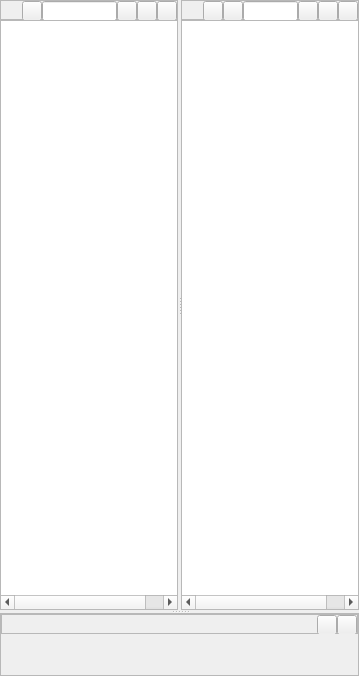
<?xml version="1.0" encoding="UTF-8"?>
<ui version="4.0">
 <class>WorldEditor</class>
 <widget class="QWidget" name="WorldEditor">
  <property name="geometry">
   <rect>
    <x>0</x>
    <y>0</y>
    <width>359</width>
    <height>676</height>
   </rect>
  </property>
  <property name="windowTitle">
   <string>World</string>
  </property>
  <layout class="QVBoxLayout" name="verticalLayout_3">
   <property name="spacing">
    <number>0</number>
   </property>
   <property name="leftMargin">
    <number>0</number>
   </property>
   <property name="topMargin">
    <number>0</number>
   </property>
   <property name="rightMargin">
    <number>0</number>
   </property>
   <property name="bottomMargin">
    <number>0</number>
   </property>
   <item>
    <widget class="QSplitter" name="splitter_2">
     <property name="orientation">
      <enum>Qt::Vertical</enum>
     </property>
     <property name="handleWidth">
      <number>3</number>
     </property>
     <widget class="QSplitter" name="splitter">
      <property name="orientation">
       <enum>Qt::Horizontal</enum>
      </property>
      <property name="handleWidth">
       <number>3</number>
      </property>
      <widget class="QWidget" name="layoutWidget_2">
       <layout class="QVBoxLayout" name="verticalLayout_2">
        <property name="spacing">
         <number>0</number>
        </property>
        <item>
         <widget class="QFrame" name="frame">
          <property name="sizePolicy">
           <sizepolicy hsizetype="Preferred" vsizetype="Fixed">
            <horstretch>0</horstretch>
            <verstretch>0</verstretch>
           </sizepolicy>
          </property>
          <property name="minimumSize">
           <size>
            <width>0</width>
            <height>20</height>
           </size>
          </property>
          <property name="maximumSize">
           <size>
            <width>16777215</width>
            <height>20</height>
           </size>
          </property>
          <property name="frameShape">
           <enum>QFrame::StyledPanel</enum>
          </property>
          <property name="frameShadow">
           <enum>QFrame::Raised</enum>
          </property>
          <layout class="QHBoxLayout" name="horizontalLayout">
           <property name="spacing">
            <number>0</number>
           </property>
           <property name="leftMargin">
            <number>0</number>
           </property>
           <property name="topMargin">
            <number>0</number>
           </property>
           <property name="rightMargin">
            <number>0</number>
           </property>
           <property name="bottomMargin">
            <number>0</number>
           </property>
           <item>
            <widget class="QLabel" name="render_icon">
             <property name="sizePolicy">
              <sizepolicy hsizetype="Fixed" vsizetype="Fixed">
               <horstretch>0</horstretch>
               <verstretch>0</verstretch>
              </sizepolicy>
             </property>
             <property name="minimumSize">
              <size>
               <width>16</width>
               <height>16</height>
              </size>
             </property>
             <property name="maximumSize">
              <size>
               <width>16</width>
               <height>16</height>
              </size>
             </property>
             <property name="text">
              <string/>
             </property>
             <property name="scaledContents">
              <bool>true</bool>
             </property>
            </widget>
           </item>
           <item>
            <spacer name="horizontalSpacer_3">
             <property name="orientation">
              <enum>Qt::Horizontal</enum>
             </property>
             <property name="sizeType">
              <enum>QSizePolicy::Fixed</enum>
             </property>
             <property name="sizeHint" stdset="0">
              <size>
               <width>5</width>
               <height>20</height>
              </size>
             </property>
            </spacer>
           </item>
           <item>
            <widget class="QToolButton" name="render_add">
             <property name="minimumSize">
              <size>
               <width>20</width>
               <height>20</height>
              </size>
             </property>
             <property name="maximumSize">
              <size>
               <width>20</width>
               <height>20</height>
              </size>
             </property>
             <property name="text">
              <string/>
             </property>
            </widget>
           </item>
           <item>
            <widget class="QLineEdit" name="render_search">
             <property name="minimumSize">
              <size>
               <width>0</width>
               <height>20</height>
              </size>
             </property>
             <property name="maximumSize">
              <size>
               <width>16777215</width>
               <height>20</height>
              </size>
             </property>
             <property name="clearButtonEnabled">
              <bool>true</bool>
             </property>
            </widget>
           </item>
           <item>
            <widget class="QToolButton" name="render_type">
             <property name="minimumSize">
              <size>
               <width>20</width>
               <height>20</height>
              </size>
             </property>
             <property name="maximumSize">
              <size>
               <width>20</width>
               <height>20</height>
              </size>
             </property>
             <property name="text">
              <string/>
             </property>
            </widget>
           </item>
           <item>
            <widget class="QToolButton" name="render_expand">
             <property name="minimumSize">
              <size>
               <width>20</width>
               <height>20</height>
              </size>
             </property>
             <property name="maximumSize">
              <size>
               <width>20</width>
               <height>20</height>
              </size>
             </property>
             <property name="text">
              <string/>
             </property>
            </widget>
           </item>
           <item>
            <widget class="QToolButton" name="render_collapse">
             <property name="minimumSize">
              <size>
               <width>20</width>
               <height>20</height>
              </size>
             </property>
             <property name="maximumSize">
              <size>
               <width>20</width>
               <height>20</height>
              </size>
             </property>
             <property name="text">
              <string/>
             </property>
            </widget>
           </item>
          </layout>
         </widget>
        </item>
        <item>
         <widget class="QTreeWidget" name="render_tree">
          <attribute name="headerVisible">
           <bool>false</bool>
          </attribute>
          <column>
           <property name="text">
            <string>name</string>
           </property>
          </column>
          <column>
           <property name="text">
            <string>type</string>
           </property>
          </column>
         </widget>
        </item>
       </layout>
      </widget>
      <widget class="QWidget" name="layoutWidget">
       <layout class="QVBoxLayout" name="verticalLayout">
        <property name="spacing">
         <number>0</number>
        </property>
        <item>
         <widget class="QFrame" name="frame_2">
          <property name="sizePolicy">
           <sizepolicy hsizetype="Preferred" vsizetype="Fixed">
            <horstretch>0</horstretch>
            <verstretch>0</verstretch>
           </sizepolicy>
          </property>
          <property name="minimumSize">
           <size>
            <width>0</width>
            <height>20</height>
           </size>
          </property>
          <property name="maximumSize">
           <size>
            <width>16777215</width>
            <height>20</height>
           </size>
          </property>
          <property name="frameShape">
           <enum>QFrame::StyledPanel</enum>
          </property>
          <property name="frameShadow">
           <enum>QFrame::Raised</enum>
          </property>
          <layout class="QHBoxLayout" name="horizontalLayout_2">
           <property name="spacing">
            <number>0</number>
           </property>
           <property name="leftMargin">
            <number>0</number>
           </property>
           <property name="topMargin">
            <number>0</number>
           </property>
           <property name="rightMargin">
            <number>0</number>
           </property>
           <property name="bottomMargin">
            <number>0</number>
           </property>
           <item>
            <widget class="QLabel" name="logic_icon">
             <property name="sizePolicy">
              <sizepolicy hsizetype="Fixed" vsizetype="Fixed">
               <horstretch>0</horstretch>
               <verstretch>0</verstretch>
              </sizepolicy>
             </property>
             <property name="minimumSize">
              <size>
               <width>16</width>
               <height>16</height>
              </size>
             </property>
             <property name="maximumSize">
              <size>
               <width>16</width>
               <height>16</height>
              </size>
             </property>
             <property name="text">
              <string/>
             </property>
             <property name="scaledContents">
              <bool>true</bool>
             </property>
            </widget>
           </item>
           <item>
            <spacer name="horizontalSpacer_4">
             <property name="orientation">
              <enum>Qt::Horizontal</enum>
             </property>
             <property name="sizeType">
              <enum>QSizePolicy::Fixed</enum>
             </property>
             <property name="sizeHint" stdset="0">
              <size>
               <width>5</width>
               <height>20</height>
              </size>
             </property>
            </spacer>
           </item>
           <item>
            <widget class="QToolButton" name="logic_sys">
             <property name="minimumSize">
              <size>
               <width>20</width>
               <height>20</height>
              </size>
             </property>
             <property name="maximumSize">
              <size>
               <width>20</width>
               <height>20</height>
              </size>
             </property>
             <property name="text">
              <string/>
             </property>
            </widget>
           </item>
           <item>
            <widget class="QToolButton" name="logic_add">
             <property name="minimumSize">
              <size>
               <width>20</width>
               <height>20</height>
              </size>
             </property>
             <property name="maximumSize">
              <size>
               <width>20</width>
               <height>20</height>
              </size>
             </property>
             <property name="text">
              <string/>
             </property>
            </widget>
           </item>
           <item>
            <widget class="QLineEdit" name="logic_search">
             <property name="minimumSize">
              <size>
               <width>0</width>
               <height>20</height>
              </size>
             </property>
             <property name="maximumSize">
              <size>
               <width>16777215</width>
               <height>20</height>
              </size>
             </property>
             <property name="clearButtonEnabled">
              <bool>true</bool>
             </property>
            </widget>
           </item>
           <item>
            <widget class="QToolButton" name="logic_type">
             <property name="minimumSize">
              <size>
               <width>20</width>
               <height>20</height>
              </size>
             </property>
             <property name="maximumSize">
              <size>
               <width>20</width>
               <height>20</height>
              </size>
             </property>
             <property name="text">
              <string/>
             </property>
            </widget>
           </item>
           <item>
            <widget class="QToolButton" name="logic_expand">
             <property name="minimumSize">
              <size>
               <width>20</width>
               <height>20</height>
              </size>
             </property>
             <property name="maximumSize">
              <size>
               <width>20</width>
               <height>20</height>
              </size>
             </property>
             <property name="text">
              <string/>
             </property>
            </widget>
           </item>
           <item>
            <widget class="QToolButton" name="logic_collapse">
             <property name="minimumSize">
              <size>
               <width>20</width>
               <height>20</height>
              </size>
             </property>
             <property name="maximumSize">
              <size>
               <width>20</width>
               <height>20</height>
              </size>
             </property>
             <property name="text">
              <string/>
             </property>
            </widget>
           </item>
          </layout>
         </widget>
        </item>
        <item>
         <widget class="QTreeWidget" name="logic_tree">
          <attribute name="headerVisible">
           <bool>false</bool>
          </attribute>
          <column>
           <property name="text">
            <string>name</string>
           </property>
          </column>
          <column>
           <property name="text">
            <string>type</string>
           </property>
          </column>
         </widget>
        </item>
       </layout>
      </widget>
     </widget>
     <widget class="QFrame" name="Inspector">
      <property name="frameShape">
       <enum>QFrame::StyledPanel</enum>
      </property>
      <property name="frameShadow">
       <enum>QFrame::Raised</enum>
      </property>
      <layout class="QVBoxLayout" name="verticalLayout_4">
       <property name="spacing">
        <number>0</number>
       </property>
       <property name="leftMargin">
        <number>0</number>
       </property>
       <property name="topMargin">
        <number>0</number>
       </property>
       <property name="rightMargin">
        <number>0</number>
       </property>
       <property name="bottomMargin">
        <number>0</number>
       </property>
       <item>
        <widget class="QFrame" name="frame_3">
         <property name="sizePolicy">
          <sizepolicy hsizetype="Preferred" vsizetype="Fixed">
           <horstretch>0</horstretch>
           <verstretch>0</verstretch>
          </sizepolicy>
         </property>
         <property name="minimumSize">
          <size>
           <width>0</width>
           <height>20</height>
          </size>
         </property>
         <property name="maximumSize">
          <size>
           <width>16777215</width>
           <height>20</height>
          </size>
         </property>
         <property name="frameShape">
          <enum>QFrame::StyledPanel</enum>
         </property>
         <property name="frameShadow">
          <enum>QFrame::Raised</enum>
         </property>
         <layout class="QHBoxLayout" name="horizontalLayout_3">
          <property name="spacing">
           <number>0</number>
          </property>
          <property name="leftMargin">
           <number>0</number>
          </property>
          <property name="topMargin">
           <number>0</number>
          </property>
          <property name="rightMargin">
           <number>0</number>
          </property>
          <property name="bottomMargin">
           <number>0</number>
          </property>
          <item>
           <widget class="QLabel" name="inspector_icon">
            <property name="sizePolicy">
             <sizepolicy hsizetype="Fixed" vsizetype="Fixed">
              <horstretch>0</horstretch>
              <verstretch>0</verstretch>
             </sizepolicy>
            </property>
            <property name="minimumSize">
             <size>
              <width>16</width>
              <height>16</height>
             </size>
            </property>
            <property name="maximumSize">
             <size>
              <width>16</width>
              <height>16</height>
             </size>
            </property>
            <property name="text">
             <string/>
            </property>
            <property name="scaledContents">
             <bool>true</bool>
            </property>
           </widget>
          </item>
          <item>
           <spacer name="horizontalSpacer">
            <property name="orientation">
             <enum>Qt::Horizontal</enum>
            </property>
            <property name="sizeType">
             <enum>QSizePolicy::Fixed</enum>
            </property>
            <property name="sizeHint" stdset="0">
             <size>
              <width>5</width>
              <height>20</height>
             </size>
            </property>
           </spacer>
          </item>
          <item>
           <widget class="QLabel" name="inspector_name">
            <property name="text">
             <string/>
            </property>
           </widget>
          </item>
          <item>
           <spacer name="horizontalSpacer_5">
            <property name="orientation">
             <enum>Qt::Horizontal</enum>
            </property>
            <property name="sizeType">
             <enum>QSizePolicy::Expanding</enum>
            </property>
            <property name="sizeHint" stdset="0">
             <size>
              <width>20</width>
              <height>20</height>
             </size>
            </property>
           </spacer>
          </item>
          <item>
           <widget class="QToolButton" name="inspector_expand">
            <property name="minimumSize">
             <size>
              <width>20</width>
              <height>20</height>
             </size>
            </property>
            <property name="maximumSize">
             <size>
              <width>20</width>
              <height>20</height>
             </size>
            </property>
            <property name="text">
             <string/>
            </property>
           </widget>
          </item>
          <item>
           <widget class="QToolButton" name="inspector_collapse">
            <property name="minimumSize">
             <size>
              <width>20</width>
              <height>20</height>
             </size>
            </property>
            <property name="maximumSize">
             <size>
              <width>20</width>
              <height>20</height>
             </size>
            </property>
            <property name="text">
             <string/>
            </property>
           </widget>
          </item>
         </layout>
        </widget>
       </item>
       <item>
        <widget class="QWidget" name="widget" native="true">
         <layout class="QVBoxLayout" name="inspector_layout">
          <property name="spacing">
           <number>0</number>
          </property>
          <property name="leftMargin">
           <number>0</number>
          </property>
          <property name="topMargin">
           <number>0</number>
          </property>
          <property name="rightMargin">
           <number>0</number>
          </property>
          <property name="bottomMargin">
           <number>0</number>
          </property>
         </layout>
        </widget>
       </item>
      </layout>
     </widget>
    </widget>
   </item>
  </layout>
 </widget>
 <resources/>
 <connections/>
</ui>
